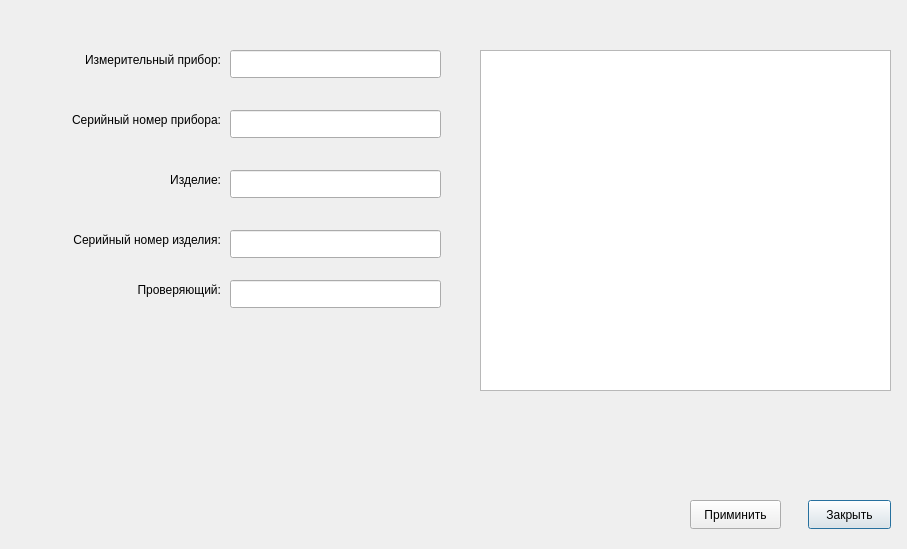
<?xml version="1.0" encoding="UTF-8"?>
<ui version="4.0">
 <class>AddDataFile</class>
 <widget class="QDialog" name="AddDataFile">
  <property name="geometry">
   <rect>
    <x>0</x>
    <y>0</y>
    <width>907</width>
    <height>549</height>
   </rect>
  </property>
  <property name="windowTitle">
   <string>Dialog</string>
  </property>
  <widget class="QPushButton" name="CloseBtn">
   <property name="geometry">
    <rect>
     <x>808</x>
     <y>500</y>
     <width>83</width>
     <height>29</height>
    </rect>
   </property>
   <property name="text">
    <string>Закрыть</string>
   </property>
  </widget>
  <widget class="QPushButton" name="AccBtn">
   <property name="geometry">
    <rect>
     <x>690</x>
     <y>500</y>
     <width>91</width>
     <height>29</height>
    </rect>
   </property>
   <property name="text">
    <string>Приминить</string>
   </property>
  </widget>
  <widget class="QTableView" name="tableView">
   <property name="geometry">
    <rect>
     <x>480</x>
     <y>50</y>
     <width>411</width>
     <height>341</height>
    </rect>
   </property>
  </widget>
  <widget class="QLabel" name="label">
   <property name="geometry">
    <rect>
     <x>20</x>
     <y>50</y>
     <width>201</width>
     <height>20</height>
    </rect>
   </property>
   <property name="text">
    <string>&lt;html&gt;&lt;head/&gt;&lt;body&gt;&lt;p align=&quot;right&quot;&gt;Измерительный прибор:&lt;/p&gt;&lt;/body&gt;&lt;/html&gt;</string>
   </property>
  </widget>
  <widget class="QLabel" name="label_2">
   <property name="geometry">
    <rect>
     <x>20</x>
     <y>110</y>
     <width>201</width>
     <height>21</height>
    </rect>
   </property>
   <property name="text">
    <string>&lt;html&gt;&lt;head/&gt;&lt;body&gt;&lt;p align=&quot;right&quot;&gt;Серийный номер прибора:&lt;/p&gt;&lt;/body&gt;&lt;/html&gt;</string>
   </property>
  </widget>
  <widget class="QLabel" name="label_3">
   <property name="geometry">
    <rect>
     <x>40</x>
     <y>170</y>
     <width>181</width>
     <height>20</height>
    </rect>
   </property>
   <property name="text">
    <string>&lt;html&gt;&lt;head/&gt;&lt;body&gt;&lt;p align=&quot;right&quot;&gt;Изделие:&lt;/p&gt;&lt;/body&gt;&lt;/html&gt;</string>
   </property>
  </widget>
  <widget class="QLabel" name="label_4">
   <property name="geometry">
    <rect>
     <x>30</x>
     <y>230</y>
     <width>191</width>
     <height>20</height>
    </rect>
   </property>
   <property name="text">
    <string>&lt;html&gt;&lt;head/&gt;&lt;body&gt;&lt;p align=&quot;right&quot;&gt;Серийный номер изделия:&lt;/p&gt;&lt;/body&gt;&lt;/html&gt;</string>
   </property>
  </widget>
  <widget class="QLineEdit" name="lineEditDevice">
   <property name="geometry">
    <rect>
     <x>230</x>
     <y>50</y>
     <width>211</width>
     <height>28</height>
    </rect>
   </property>
  </widget>
  <widget class="QLineEdit" name="lineEditDeviceSerial">
   <property name="geometry">
    <rect>
     <x>230</x>
     <y>110</y>
     <width>211</width>
     <height>28</height>
    </rect>
   </property>
  </widget>
  <widget class="QLineEdit" name="lineEditProduct">
   <property name="geometry">
    <rect>
     <x>230</x>
     <y>170</y>
     <width>211</width>
     <height>28</height>
    </rect>
   </property>
  </widget>
  <widget class="QLineEdit" name="lineEditProductSerial">
   <property name="geometry">
    <rect>
     <x>230</x>
     <y>230</y>
     <width>211</width>
     <height>28</height>
    </rect>
   </property>
  </widget>
  <widget class="QLabel" name="label_5">
   <property name="geometry">
    <rect>
     <x>30</x>
     <y>280</y>
     <width>191</width>
     <height>20</height>
    </rect>
   </property>
   <property name="text">
    <string>&lt;html&gt;&lt;head/&gt;&lt;body&gt;&lt;p align=&quot;right&quot;&gt;Проверяющий:&lt;/p&gt;&lt;/body&gt;&lt;/html&gt;</string>
   </property>
  </widget>
  <widget class="QLineEdit" name="lineEditInspector">
   <property name="geometry">
    <rect>
     <x>230</x>
     <y>280</y>
     <width>211</width>
     <height>28</height>
    </rect>
   </property>
  </widget>
 </widget>
 <resources/>
 <connections/>
</ui>
